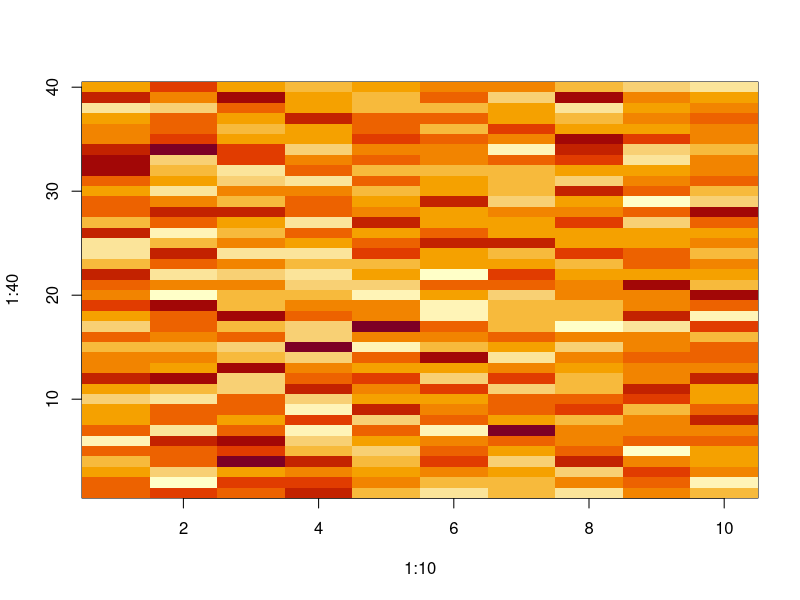
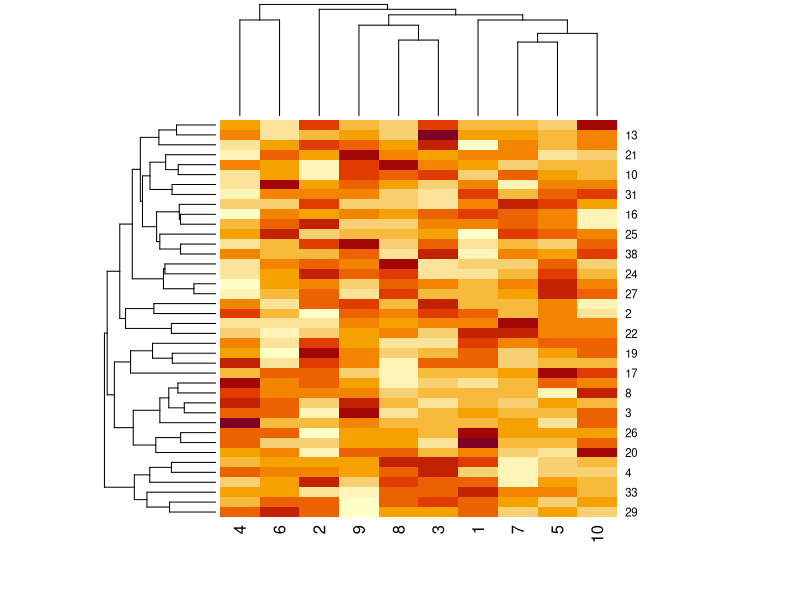
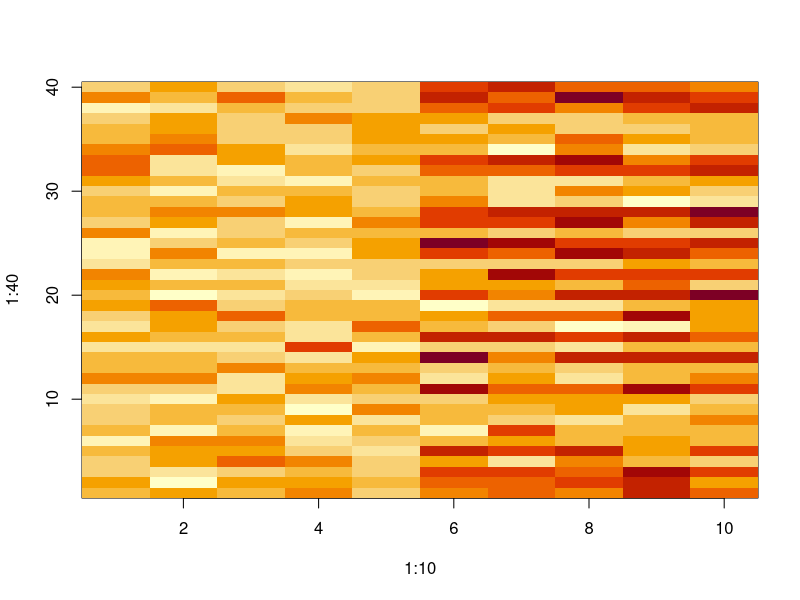
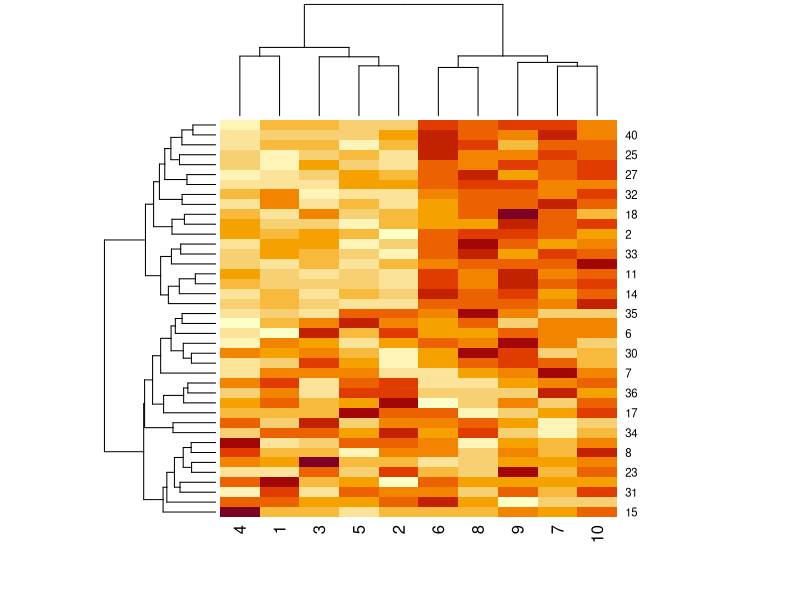
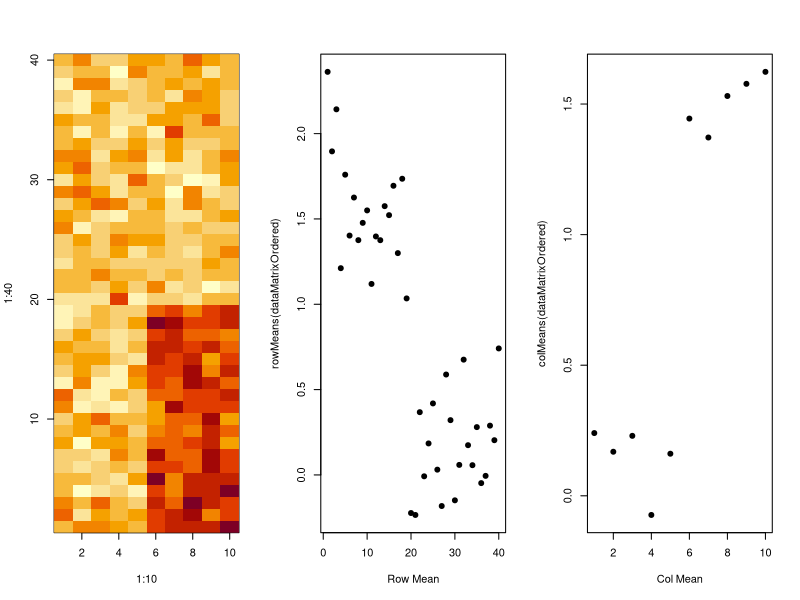
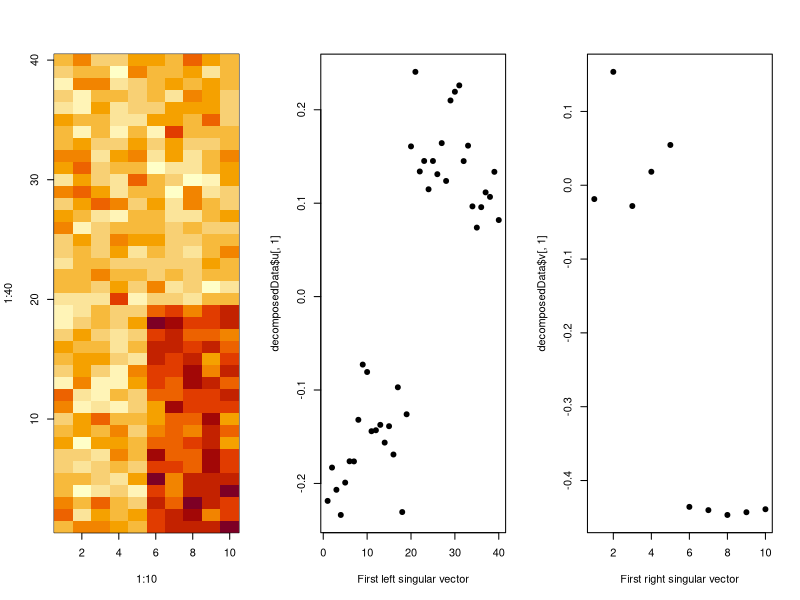
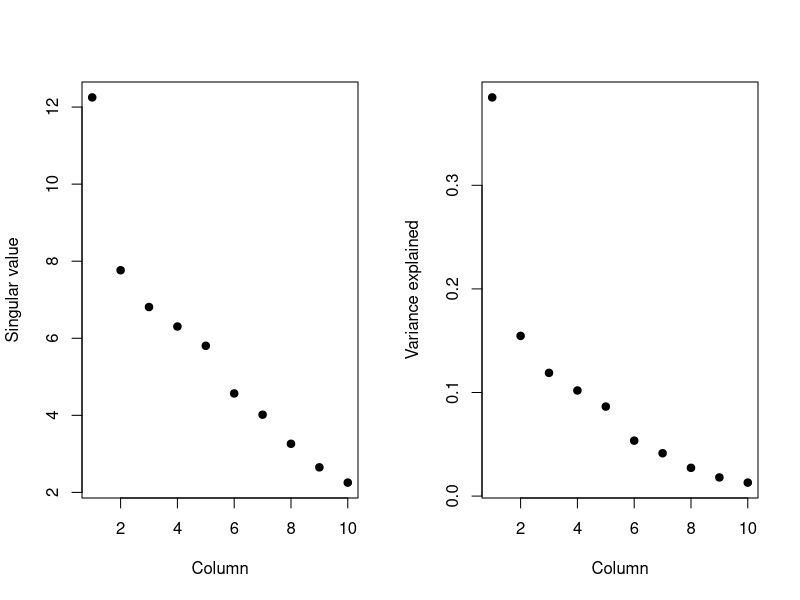
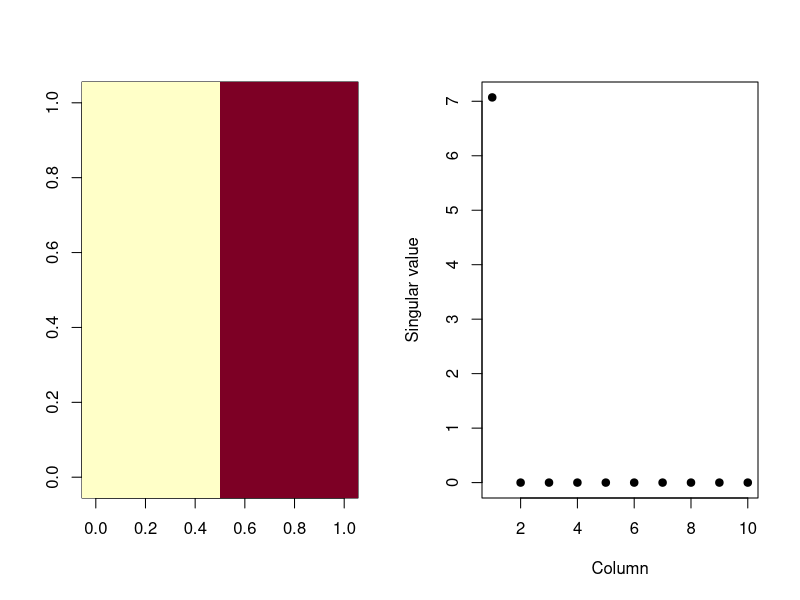

The R source for these figures, in order:
## ---- chunk 1
set.seed(12345)
dataMatrix <- matrix(rnorm(400), nrow = 40)
image(1:10, 1:40, t(dataMatrix))
## ---- chunk 2
heatmap(dataMatrix)
## ---- chunk 3
for (i in 1:40) {
    coinFlip <- rbinom(1, size = 1, prob = 0.5)
    if (coinFlip) {
        dataMatrix[i, ] <- dataMatrix[i, ] + rep(c(0, 3), each = 5)
    }
}
image(1:10, 1:40, t(dataMatrix))
## ---- chunk 4
heatmap(dataMatrix)
## ---- chunk 5
dataMatrixOrdered <- dataMatrix[hclust(dist(dataMatrix))$order, ]

par(mfrow = c(1, 3))
image(1:10, 1:40, t(dataMatrixOrdered))
plot(rowMeans(dataMatrixOrdered), xlab = "Row Mean", pch = 19)
plot(colMeans(dataMatrixOrdered), xlab = "Col Mean", pch = 19)
## ---- chunk 6
decomposedData <- svd(scale(dataMatrixOrdered))

par(mfrow = c(1, 3))
image(1:10, 1:40, t(dataMatrixOrdered))
plot(decomposedData$u[, 1], xlab = "First left singular vector", pch = 19)
plot(decomposedData$v[, 1], xlab = "First right singular vector", pch = 19)
## ---- chunk 7
par(mfrow = c(1, 2))
plot(decomposedData$d, xlab = "Column", ylab = "Singular value", pch = 19)
plot(decomposedData$d^2 / sum(decomposedData$d^2), xlab = "Column", ylab = "Variance explained", pch = 19)
## ---- chunk 8
simpleMatrix <- matrix(rep(rep(c(0, 1), each = 5), each = 10), nrow = 10)
decomposedSimpleMatrix <- svd(simpleMatrix)

par(mfrow = c(1, 2))
image(t(simpleMatrix))
plot(decomposedSimpleMatrix$d, xlab = "Column", ylab = "Singular value", pch = 19)
